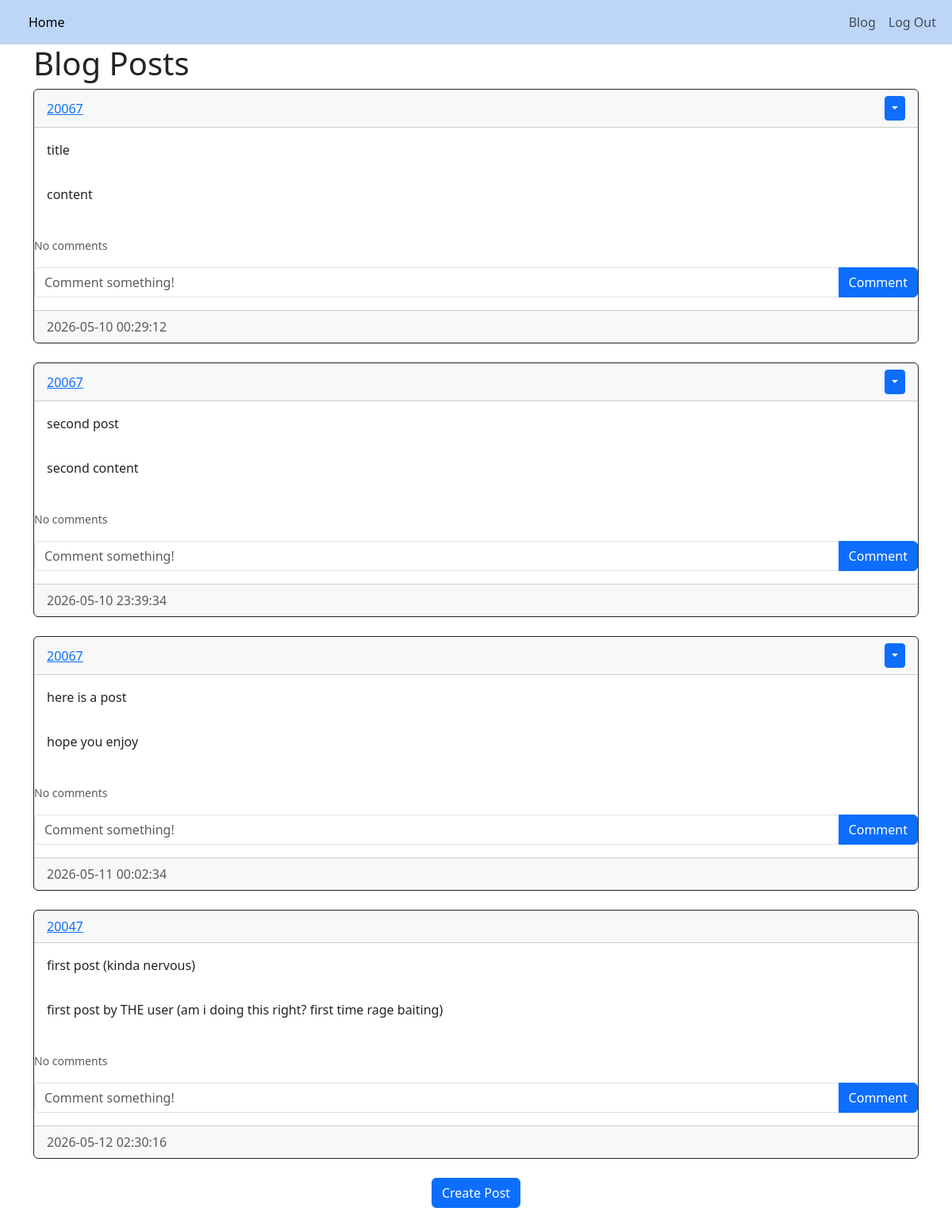
Page /blog (signed in) on the earlier database version.
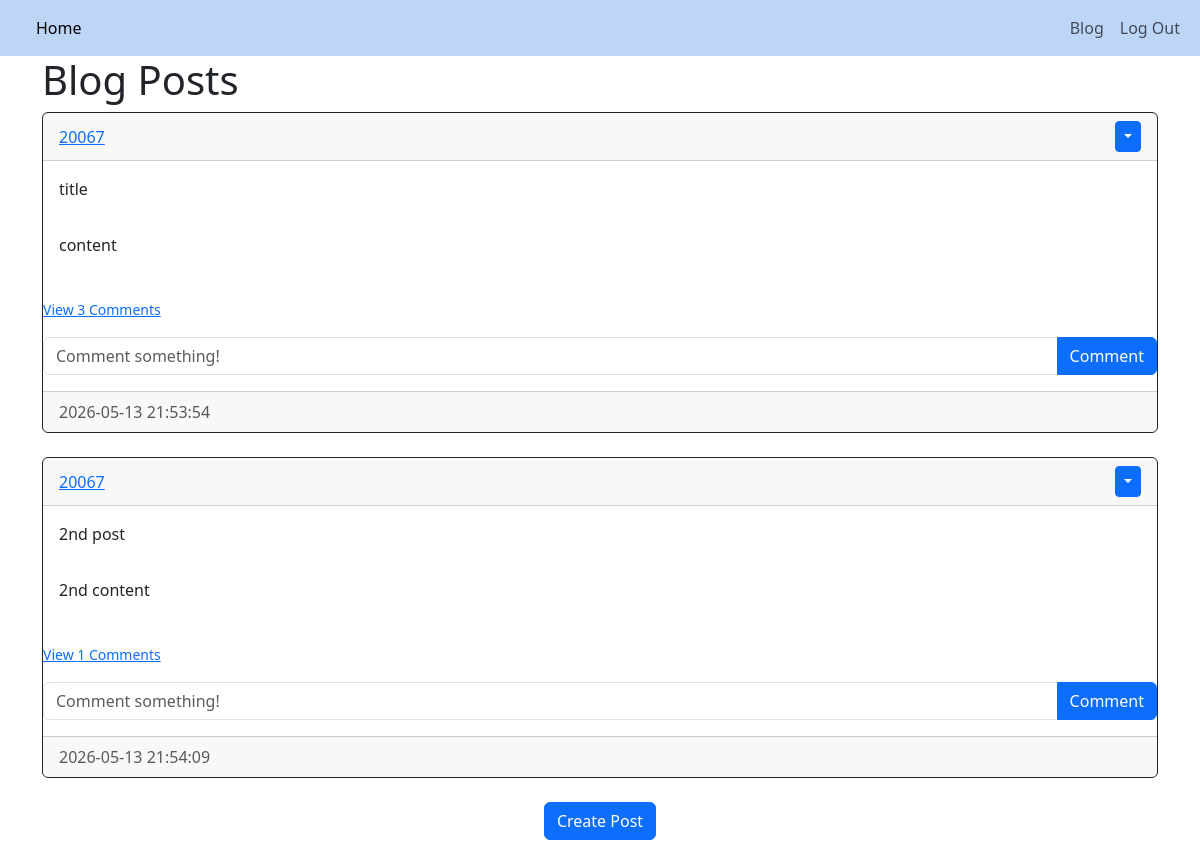
Same page on the later database version.
### website/models.py (models this page shows)
class Post(db.Model):
    id = db.Column(db.Integer, primary_key=True)
    title = db.Column(db.String(150), unique=True)
    content = db.Column(db.Text, nullable=False)
    date_created = db.Column(db.DateTime(timezone=True), default=func.now())
    author = db.Column(db.Integer, db.ForeignKey('user.id', ondelete="CASCADE"), nullable=False)
    comments = db.relationship('Comment', backref='post', passive_deletes=True)

class User(db.Model, UserMixin):
    id = db.Column(db.Integer, primary_key=True)
    email = db.Column(db.String(150), unique=True)
    username = db.Column(db.String(150), unique=True)
    password = db.Column(db.String(150))
    date_created = db.Column(db.DateTime(timezone=True), default=func.now())
    posts = db.relationship('Post', backref='user', passive_deletes=True)
    comments = db.relationship('Comment', backref='user', passive_deletes=True)

### website/views.py (the view)
@views.route("/blog")
@login_required
def blog():
    posts = Post.query.all()
    return render_template("blog.html", user=current_user, posts=posts)

### website/__init__.py (called while the page is built)
def create_app():
    app = Flask(__name__)
    app.config['SECRET_KEY'] = "DQiAlMIU5u5eeLDw4KPMHx4d"
    app.config['SQLALCHEMY_DATABASE_URI'] = f'sqlite:///{DB_NAME}'
    db.init_app(app)
    from .views import views
    from .auth import auth
    app.register_blueprint(views, url_prefix="/")
    app.register_blueprint(auth, url_prefix="/")
    from .models import User, Post
    with app.app_context():
        db.create_all()
    login_manager = LoginManager()
    login_manager.login_view = "auth.login"
    login_manager.init_app(app)
    @login_manager.user_loader
    def load_user(id):
        return User.query.get(int(id))
    return app

### website/templates/blog.html
{% extends "posts_div.html"%} {% block title %} Blog {% endblock %}

### website/templates/posts_div.html (shortened to what this page needs)
{% extends "template.html"%} {% block title %} Posts {% endblock %}
{% block content%}
<h1>Blog Posts</h1>
<div id="posts">
    {% for post in posts %}
    <div class="card border-dark">
        <div class="card-header d-flex justify-content-between align-items-center">
            <a href="/posts/{{post.user.username}}">{{post.user.username}}</a>
            {% if user.id == post.author %}
            <div class="btn-group">
                <button type="button" class="btn btn-primary btn-sm dropdown-toggle" data-bs-toggle="dropdown"></button>
            </div>
            {% endif %}
        </div>
        <div class ="card-body">
            <div class="card-text">{{post.title}}</div>
        </div>
        <div class ="card-body">
            <div class="card-text">{{post.content}}</div>
        </div>
        <br/>
        <p class="card-text">
            {% if post.comments|length > 0 %}
            <a data-bs-toggle="collapse" href="#comments-{{post.id}}" role="button">
                <small>View {{post.comments|length}} Comments</small>
            </a>
            {% else %}
            <small class="text-muted">No comments</small>
            {% endif %}
        </p>
        <form class="input-group mb-3" method="POST" action="/create-comment/{{post.id}}">
            <input type="text" id="text" name="text" class="form-control" placeholder="Comment something!"/>
            <button type="submit" class="btn btn-primary">Comment</button>
        </form >
        <div class ="card-footer text-muted">{{post.date_created}}</div>
    </div>
    <br/>
    {% endfor %}
</div>
{% block footer %}
<div align="center">
    <a href="/create-post">
        <button type="button" class="btn btn-primary btn-large">
            Create Post
        </button>
    </a>
</div>
<br/>
{% endblock %}
{% endblock %}

### website/templates/template.html (shortened to what this page needs)
<!DOCTYPE html>
<html>
    <head>
        <link href="https://cdn.jsdelivr.net/npm/bootstrap@5.3.8/dist/css/bootstrap.min.css" rel="stylesheet">
        <link rel="stylesheet" type="text/css" href="{{ url_for('static', filename='main.css') }}">
    </head>
    <body>
        <nav class="navbar navbar-expand-lg">
            <div class="container-fluid">
                <div class="collapse navbar-collapse" id="navbarNavAltMarkup">
                  <div class="navbar-nav">
                    <a class="nav-link active" aria-current="page" href="/home">Home</a>
                  </div>
                    {% if user.is_authenticated %}
                    <div class="navbar-nav ms-auto">
                    <a class="nav-link" href="/blog">Blog</a>
                    <a class="nav-link" href="/logout">Log Out</a>
                    </div>
                    {% else %}
                    <div class="navbar-nav">
                    <a class="nav-link" href="/login">Login</a>
                    <a class="nav-link" href="/sign-up">Sign Up</a>
                    {% endif %}
                    </div>
                </div>
        </nav>
        <div class="container">{% block content %} {% endblock %}</div>
    </body>
</html>

### website/static/main.css (style rules this page uses)
nav { background-color: #bdd6f7; }

Differences in the rows shown:
removed Post: user.username "20067", title "second post", content "second content", shows "No comments", date_created "2026-05-10 23:39:34"
removed Post: user.username "20067", title "here is a post", content "hope you enjoy", shows "No comments", date_created "2026-05-11 00:02:34"
removed Post: user.username "20047", title "first post (kinda nervous)", content "first post by THE user (am i doing this right? first time rage baiting)", shows "No comments", date_created "2026-05-12 02:30:16"
changed Post "title": comments|length (not shown) → "3"; date_created "2026-05-10 00:29:12" → "2026-05-13 21:53:54"; text "No comments" → "View Comments"
added Post: user.username "20067", title "2nd post", content "2nd content", comments|length "1", date_created "2026-05-13 21:54:09"
